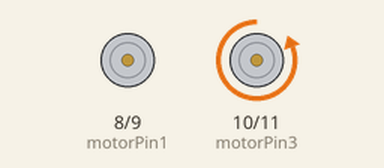
Simulated run of this sketch. Board: Arduino Uno, built with avr-gcc and run on an emulated ATmega328P. Shown: motor-driver pin pairs drawn as motors (green arrow = first pin HIGH = forward, orange = second pin HIGH = backward, longer = more drive).

Above: at 0.15 s.
At 20.5 s:
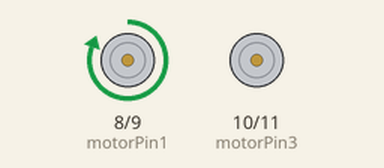
At 30.26 s:
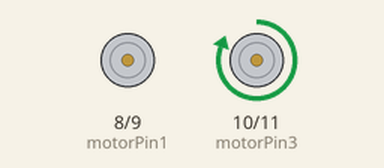
At 39.76 s:
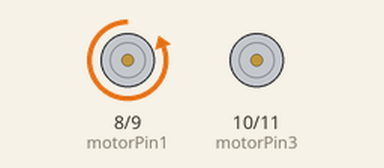
Timing chart, 0 to 40.0 s (numbered marks = the images above):
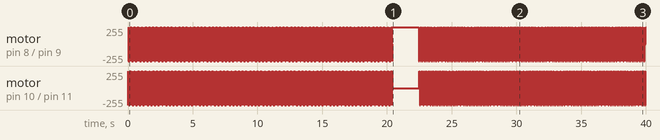

The sketch:

sketch_oct20a.ino
```cpp
int motorPin1 = 8;
int motorPin2 = 9;
int motorPin3 = 10;
int motorPin4 = 11;
int delayTime = 17;
int delayTime2 = 34;

void setup() {
  pinMode(motorPin1, OUTPUT);
  pinMode(motorPin2, OUTPUT);
  pinMode(motorPin3, OUTPUT);
  pinMode(motorPin4, OUTPUT);
}

void loop() {

  // Forward
  for (int i=0; i <300; i++) { //30
   forward();
  }
  delay(2000);
  for (int i=0; i <220; i++) { //22
   back();
  }
  delay(4000);
}

void forward() {
  digitalWrite(motorPin1, LOW);
  digitalWrite(motorPin2, LOW);
  digitalWrite(motorPin3, LOW);
  digitalWrite(motorPin4, HIGH);
  delay(delayTime);
  digitalWrite(motorPin1, LOW);
  digitalWrite(motorPin2, LOW);
  digitalWrite(motorPin3, HIGH);
  digitalWrite(motorPin4, LOW);
  delay(delayTime);
  digitalWrite(motorPin1, LOW);
  digitalWrite(motorPin2, HIGH);
  digitalWrite(motorPin3, LOW);
  digitalWrite(motorPin4, LOW);
  delay(delayTime);
  digitalWrite(motorPin1, HIGH);
  digitalWrite(motorPin2, LOW);
  digitalWrite(motorPin3, LOW);
  digitalWrite(motorPin4, LOW);
  delay(delayTime);
}

void back() {
  digitalWrite(motorPin1, HIGH);
  digitalWrite(motorPin2, LOW);
  digitalWrite(motorPin3, LOW);
  digitalWrite(motorPin4, LOW);
  delay(delayTime2);
  digitalWrite(motorPin1, LOW);
  digitalWrite(motorPin2, HIGH);
  digitalWrite(motorPin3, LOW);
  digitalWrite(motorPin4, LOW);
  delay(delayTime2);
  digitalWrite(motorPin1, LOW);
  digitalWrite(motorPin2, LOW);
  digitalWrite(motorPin3, HIGH);
  digitalWrite(motorPin4, LOW);
  delay(delayTime2);
  digitalWrite(motorPin1, LOW);
  digitalWrite(motorPin2, LOW);
  digitalWrite(motorPin3, LOW);
  digitalWrite(motorPin4, HIGH);
  delay(delayTime2);
}
```

Measured:
- by itself, motor on pin 10 (motorPin3) / pin 11 (motorPin4): moves between backward 255/255 and forward 255/255, repeating every 0.07 s
